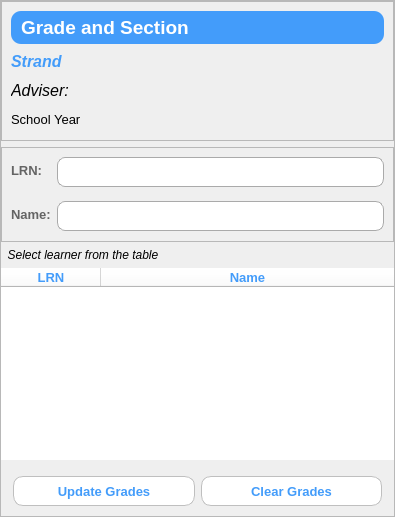
    <widget class="QFrame" name="frame">
     <property name="minimumSize">
      <size>
       <width>395</width>
       <height>0</height>
      </size>
     </property>
     <property name="maximumSize">
      <size>
       <width>395</width>
       <height>16777215</height>
      </size>
     </property>
     <property name="styleSheet">
      <string notr="true"/>
     </property>
     <property name="frameShape">
      <enum>QFrame::StyledPanel</enum>
     </property>
     <property name="frameShadow">
      <enum>QFrame::Raised</enum>
     </property>
     <layout class="QVBoxLayout" name="verticalLayout_2">
      <property name="leftMargin">
       <number>0</number>
      </property>
      <property name="topMargin">
       <number>0</number>
      </property>
      <property name="rightMargin">
       <number>0</number>
      </property>
      <property name="bottomMargin">
       <number>0</number>
      </property>
      <item>
       <widget class="QFrame" name="frame_4">
        <property name="minimumSize">
         <size>
          <width>0</width>
          <height>140</height>
         </size>
        </property>
        <property name="maximumSize">
         <size>
          <width>16777215</width>
          <height>170</height>
         </size>
        </property>
        <property name="frameShape">
         <enum>QFrame::StyledPanel</enum>
        </property>
        <property name="frameShadow">
         <enum>QFrame::Raised</enum>
        </property>
        <layout class="QVBoxLayout" name="verticalLayout">
         <item>
          <widget class="QLabel" name="gradeSecSHS">
           <property name="font">
            <font>
             <pointsize>14</pointsize>
             <italic>false</italic>
             <bold>true</bold>
            </font>
           </property>
           <property name="styleSheet">
            <string notr="true">QLabel{
	background-color: rgb(67, 156, 250);
    border-radius: 10px;
	color: rgb(255,255,255);
	padding: 5px;
}</string>
           </property>
           <property name="text">
            <string>Grade and Section</string>
           </property>
          </widget>
         </item>
         <item>
          <widget class="QLabel" name="strand">
           <property name="font">
            <font>
             <pointsize>12</pointsize>
             <italic>true</italic>
             <bold>true</bold>
            </font>
           </property>
           <property name="styleSheet">
            <string notr="true">QLabel{
	color: rgb(67, 156, 250);
}</string>
           </property>
           <property name="text">
            <string>Strand</string>
           </property>
          </widget>
         </item>
         <item>
          <widget class="QLabel" name="advSHS">
           <property name="font">
            <font>
             <pointsize>12</pointsize>
             <italic>true</italic>
             <bold>false</bold>
            </font>
           </property>
           <property name="text">
            <string>Adviser: </string>
           </property>
          </widget>
         </item>
         <item>
          <widget class="QLabel" name="sySHS">
           <property name="font">
            <font>
             <pointsize>10</pointsize>
             <bold>false</bold>
            </font>
           </property>
           <property name="text">
            <string>School Year</string>
           </property>
          </widget>
         </item>
        </layout>
       </widget>
      </item>
      <item>
       <widget class="QFrame" name="frame_3">
        <property name="minimumSize">
         <size>
          <width>0</width>
          <height>95</height>
         </size>
        </property>
        <property name="maximumSize">
         <size>
          <width>16777215</width>
          <height>95</height>
         </size>
        </property>
        <property name="frameShape">
         <enum>QFrame::StyledPanel</enum>
        </property>
        <property name="frameShadow">
         <enum>QFrame::Raised</enum>
        </property>
        <layout class="QFormLayout" name="formLayout">
         <property name="verticalSpacing">
          <number>14</number>
         </property>
         <item row="0" column="0">
          <widget class="QLabel" name="label">
           <property name="font">
            <font>
             <pointsize>10</pointsize>
             <bold>true</bold>
            </font>
           </property>
           <property name="styleSheet">
            <string notr="true">QLabel{
	color: rgb(100, 100, 100);
}</string>
           </property>
           <property name="text">
            <string>LRN:</string>
           </property>
          </widget>
         </item>
         <item row="1" column="0">
          <widget class="QLabel" name="label_2">
           <property name="font">
            <font>
             <pointsize>10</pointsize>
             <bold>true</bold>
            </font>
           </property>
           <property name="styleSheet">
            <string notr="true">QLabel{
	color: rgb(100, 100, 100);
}</string>
           </property>
           <property name="text">
            <string>Name:</string>
           </property>
          </widget>
         </item>
         <item row="0" column="1">
          <widget class="QLabel" name="lrn_SHS">
           <property name="minimumSize">
            <size>
             <width>0</width>
             <height>30</height>
            </size>
           </property>
           <property name="maximumSize">
            <size>
             <width>16777215</width>
             <height>30</height>
            </size>
           </property>
           <property name="font">
            <font>
             <pointsize>11</pointsize>
             <bold>false</bold>
            </font>
           </property>
           <property name="styleSheet">
            <string notr="true">QLabel{
border-radius: 8px;
border: 1px solid rgb(170, 170, 170);
	background-color: rgb(255, 255, 255);
}
</string>
           </property>
           <property name="text">
            <string/>
           </property>
          </widget>
         </item>
         <item row="1" column="1">
          <widget class="QLabel" name="name_SHS">
           <property name="minimumSize">
            <size>
             <width>0</width>
             <height>30</height>
            </size>
           </property>
           <property name="maximumSize">
            <size>
             <width>16777215</width>
             <height>30</height>
            </size>
           </property>
           <property name="font">
            <font>
             <pointsize>11</pointsize>
             <bold>false</bold>
            </font>
           </property>
           <property name="styleSheet">
            <string notr="true">QLabel{
border-radius: 8px;
border: 1px solid rgb(170, 170, 170);
	background-color: rgb(255, 255, 255);
}
</string>
           </property>
           <property name="text">
            <string/>
           </property>
          </widget>
         </item>
        </layout>
       </widget>
      </item>
      <item>
       <widget class="QLabel" name="label_6">
        <property name="font">
         <font>
          <pointsize>9</pointsize>
          <italic>true</italic>
         </font>
        </property>
        <property name="text">
         <string>  Select learner from the table</string>
        </property>
       </widget>
      </item>
      <item>
       <widget class="QTableWidget" name="studentSHSTable">
        <property name="styleSheet">
         <string notr="true">QTableWidget{
border: none;
	background-color: rgb(255, 255, 255);
}
QFrame{
	background-color:  rgb(255, 255, 255);
    border: none;
}

QTableView::item:selected  {
	color: rgb(255, 255, 255);
	background-color: rgb(67, 156, 250);
}

</string>
        </property>
        <property name="selectionMode">
         <enum>QAbstractItemView::SingleSelection</enum>
        </property>
        <property name="selectionBehavior">
         <enum>QAbstractItemView::SelectRows</enum>
        </property>
        <attribute name="horizontalHeaderStretchLastSection">
         <bool>true</bool>
        </attribute>
        <attribute name="verticalHeaderVisible">
         <bool>false</bool>
        </attribute>
        <column>
         <property name="text">
          <string>LRN</string>
         </property>
         <property name="font">
          <font>
           <pointsize>10</pointsize>
           <bold>true</bold>
          </font>
         </property>
         <property name="foreground">
          <brush brushstyle="SolidPattern">
           <color alpha="255">
            <red>67</red>
            <green>156</green>
            <blue>250</blue>
           </color>
          </brush>
         </property>
        </column>
        <column>
         <property name="text">
          <string>Name</string>
         </property>
         <property name="font">
          <font>
           <pointsize>10</pointsize>
           <bold>true</bold>
          </font>
         </property>
         <property name="foreground">
          <brush brushstyle="SolidPattern">
           <color alpha="255">
            <red>67</red>
            <green>156</green>
            <blue>250</blue>
           </color>
          </brush>
         </property>
        </column>
       </widget>
      </item>
      <item>
       <widget class="QFrame" name="frame_5">
        <property name="minimumSize">
         <size>
          <width>0</width>
          <height>50</height>
         </size>
        </property>
        <property name="styleSheet">
         <string notr="true">QPushButton{
	color: rgb(67, 156, 250);
	border-radius: 10px;
	border: 1px solid rgb(191, 191, 191);
	background-color: rgb(255, 255, 255);
}
QPushButton:hover{
	background-color: rgb(222, 222, 222);
	border: none;
}
QPushButton:focus{
background-color: rgb(67, 156, 250);
	color: rgb(255, 255, 255);
 	border-radius: 10px;
}</string>
        </property>
        <property name="frameShape">
         <enum>QFrame::NoFrame</enum>
        </property>
        <property name="frameShadow">
         <enum>QFrame::Raised</enum>
        </property>
        <layout class="QHBoxLayout" name="horizontalLayout_2">
         <property name="leftMargin">
          <number>12</number>
         </property>
         <property name="topMargin">
          <number>0</number>
         </property>
         <property name="rightMargin">
          <number>12</number>
         </property>
         <property name="bottomMargin">
          <number>0</number>
         </property>
         <item>
          <widget class="QPushButton" name="updGradeSHS">
           <property name="minimumSize">
            <size>
             <width>0</width>
             <height>30</height>
            </size>
           </property>
           <property name="font">
            <font>
             <pointsize>10</pointsize>
             <bold>true</bold>
            </font>
           </property>
           <property name="cursor">
            <cursorShape>PointingHandCursor</cursorShape>
           </property>
           <property name="styleSheet">
            <string notr="true"/>
           </property>
           <property name="text">
            <string>Update Grades</string>
           </property>
          </widget>
         </item>
         <item>
          <widget class="QPushButton" name="clrGradeSHS">
           <property name="minimumSize">
            <size>
             <width>0</width>
             <height>30</height>
            </size>
           </property>
           <property name="font">
            <font>
             <pointsize>10</pointsize>
             <bold>true</bold>
            </font>
           </property>
           <property name="cursor">
            <cursorShape>PointingHandCursor</cursorShape>
           </property>
           <property name="styleSheet">
            <string notr="true"/>
           </property>
           <property name="text">
            <string>Clear Grades</string>
           </property>
          </widget>
         </item>
        </layout>
       </widget>
      </item>
     </layout>
    </widget>
